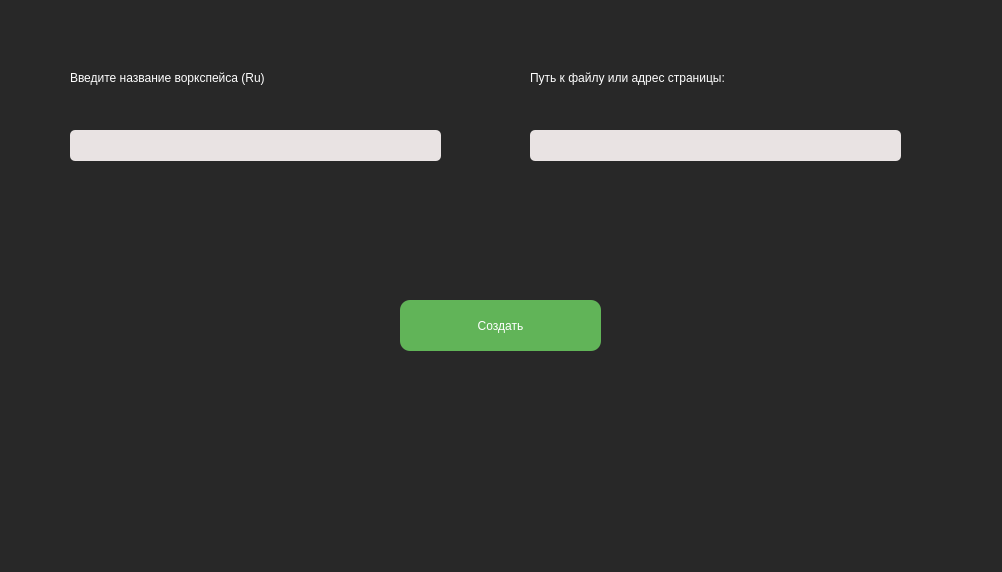
<?xml version="1.0" encoding="UTF-8"?>
<ui version="4.0">
 <class>MainWindow</class>
 <widget class="QMainWindow" name="MainWindow">
  <property name="geometry">
   <rect>
    <x>0</x>
    <y>0</y>
    <width>1002</width>
    <height>572</height>
   </rect>
  </property>
  <property name="windowTitle">
   <string>MainWindow</string>
  </property>
  <property name="styleSheet">
   <string notr="true">background-color: #282828;
color:#ffffff;
font: 15pt &quot;Courier New&quot;;
</string>
  </property>
  <widget class="QWidget" name="centralwidget">
   <widget class="QLineEdit" name="lineEdit">
    <property name="geometry">
     <rect>
      <x>70</x>
      <y>130</y>
      <width>371</width>
      <height>31</height>
     </rect>
    </property>
    <property name="styleSheet">
     <string notr="true">background-color:#E9E3E3;
border-radius: 5px;
color:#282828;</string>
    </property>
   </widget>
   <widget class="QLineEdit" name="lineEdit_2">
    <property name="geometry">
     <rect>
      <x>530</x>
      <y>130</y>
      <width>371</width>
      <height>31</height>
     </rect>
    </property>
    <property name="styleSheet">
     <string notr="true">background-color:#E9E3E3;
border-radius: 5px;
color:#282828;</string>
    </property>
   </widget>
   <widget class="QLabel" name="label">
    <property name="geometry">
     <rect>
      <x>70</x>
      <y>70</y>
      <width>391</width>
      <height>16</height>
     </rect>
    </property>
    <property name="text">
     <string>Введите название воркспейса (Ru)</string>
    </property>
   </widget>
   <widget class="QLabel" name="label_2">
    <property name="geometry">
     <rect>
      <x>530</x>
      <y>70</y>
      <width>481</width>
      <height>16</height>
     </rect>
    </property>
    <property name="text">
     <string>Путь к файлу или адрес страницы:</string>
    </property>
   </widget>
   <widget class="QPushButton" name="pushButton_2">
    <property name="geometry">
     <rect>
      <x>400</x>
      <y>300</y>
      <width>201</width>
      <height>51</height>
     </rect>
    </property>
    <property name="styleSheet">
     <string notr="true">QPushButton{
	background-color:#61B458;
	font:15pt &quot;Times New Roman&quot;;
	color:white;
	border-radius:10px;
}
QPushButton:pressed{
background-color:#4de941;
}</string>
    </property>
    <property name="text">
     <string>Создать</string>
    </property>
   </widget>
  </widget>
  <widget class="QStatusBar" name="statusbar"/>
 </widget>
 <resources/>
 <connections/>
</ui>
